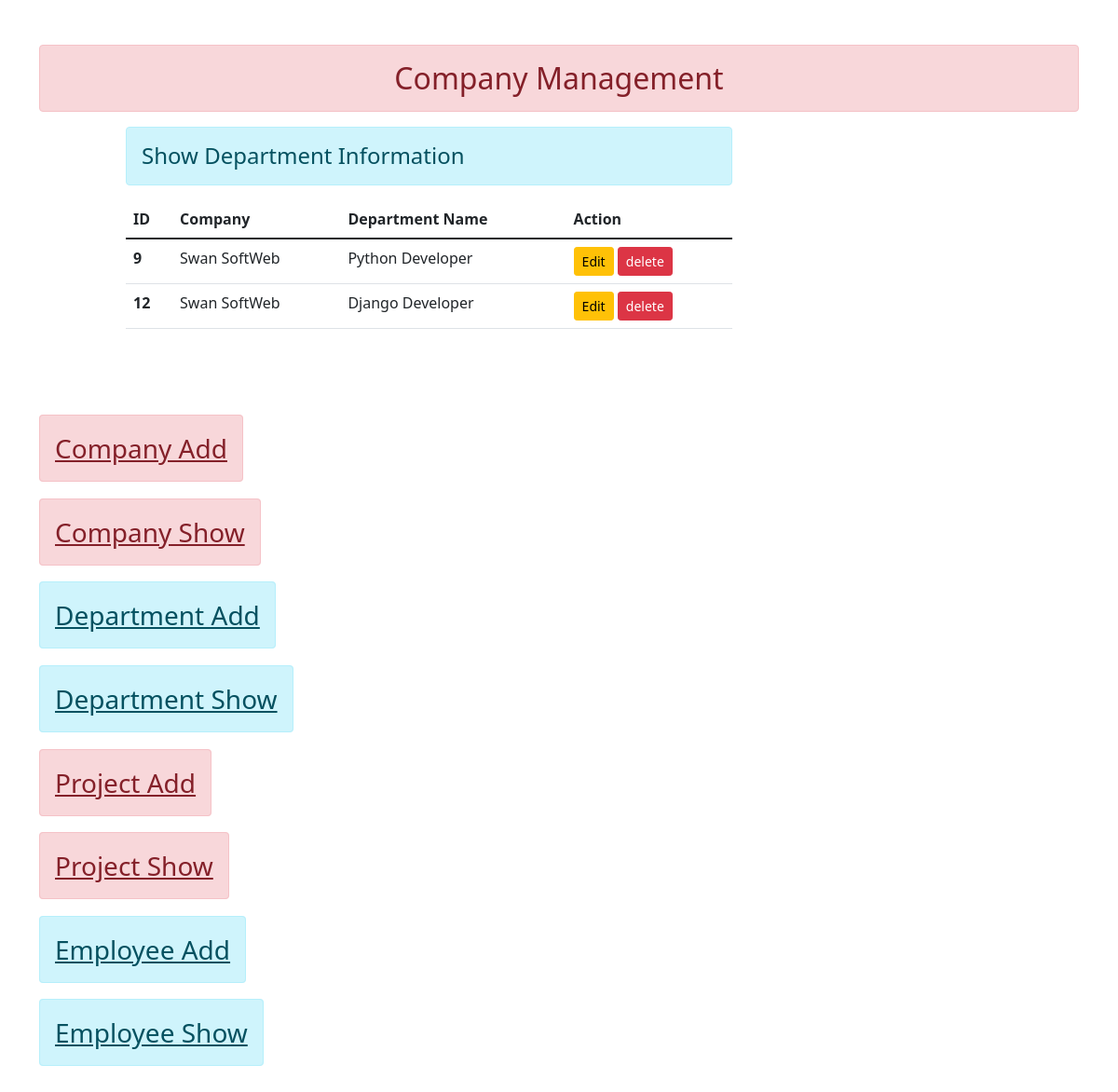
The app's page /department/list/ with its own data.
### department/models.py (models this page shows, shortened)
class DepartmentModel(models.Model):
    company = models.ForeignKey(CompanyModel, on_delete=models.CASCADE, null=True, blank=True)
    department_name = models.CharField(max_length=250, unique=True)

### company/models.py (models this page shows)
class CompanyModel(models.Model):
    company = models.CharField(max_length=100)
    email = models.EmailField(max_length=100)
    address = models.CharField(max_length=100)
    def __str__(self):
        return self.company

### department/views.py (the view)
# urls.py: path('list/',views.DepartmentListView.as_view(), name ='departmentlist'),
class DepartmentListView(ListView):
    context_object_name = 'stu'
    model = DepartmentModel
    template_name = 'department/departmentlist.html'

### templates/department/departmentlist.html (shortened to what this page needs)
{% extends 'base.html' %} {% block content %}
<div class="col-sm-7 offset-1">
    <h4 class="test-center alert alert-info">Show Department Information</h4>
    {% if stu %}
    <table class="table table-hover">
        <thead>
            <tr>
                <th scope="col">ID</th>
                <th scope="col">Company</th>
                <th scope="col">Department Name</th>
                <th scope="col">Action</th>
            </tr>
        </thead>
        <tbody>
            {% for st in stu %}
            <tr>
                <th scope="row">{{st.id}}</th>
                <td>{{st.company}}</td>
                <td>{{st.department_name}}</td>
                <td>
                    <a href="{% url 'department:updatedepartment' st.id %}" class="btn btn-warning btn-sm">Edit</a>
                    <a href="{% url 'department:deletedepartment' st.id %}" class="btn btn-danger btn-sm">delete</a>
                </td>
            </tr>
            {% endfor %}
        </tbody>
    </table>
    {% else %}
    <h4 class="test-center alert alert-warning">No Records</h4>
    {% endif %}
</div>{% endblock content %}

### records on screen
DepartmentModel: id "9", company "Swan SoftWeb", department_name "Python Developer"
DepartmentModel: id "12", company "Swan SoftWeb", department_name "Django Developer"
